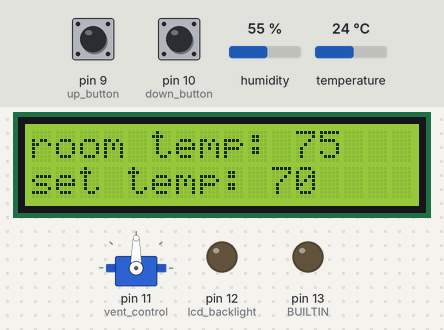
Bench run of a sketch on a simulated Arduino Nano, built with avr-gcc and run on an emulated ATmega328P. Parts: 16×2 character LCD, servo, output pins drawn as LEDs (lit = HIGH). The inputs (shaded band) are chosen by the test bench; at power-on: pin 9 (up_button) HIGH, pin 10 (down_button) HIGH, humidity 55 %, temperature 24 °C. Pins used as bus, display or sensor lines are not drawn.

Above: at 4.2 s.
4.3 s: pin 9 (up_button) pulled LOW for 1 s
At 6.3 s:
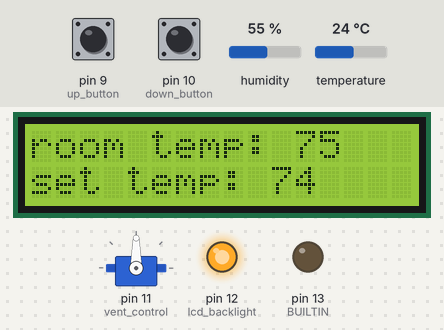
6.9 s: pin 10 (down_button) pulled LOW for 1 s
At 8.8 s:
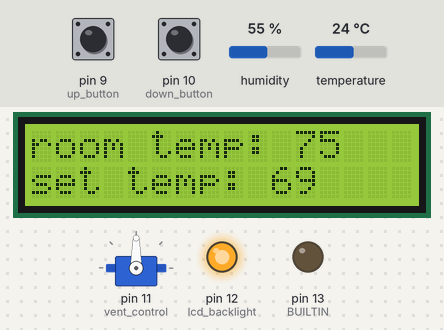
9.4 s: pin 10 (down_button) pulled LOW for 0.15 s
11.1 s: pin 9 (up_button) pulled LOW for 3.2 s
At 38.3 s:
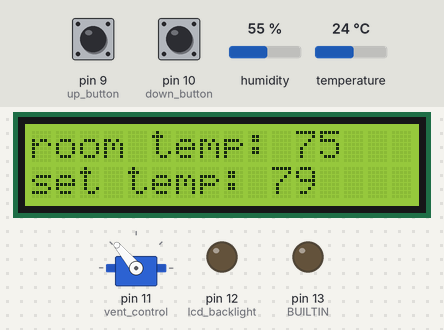
Timing chart, 0 to 39.3 s (numbered marks = the images above; inputs shaded):
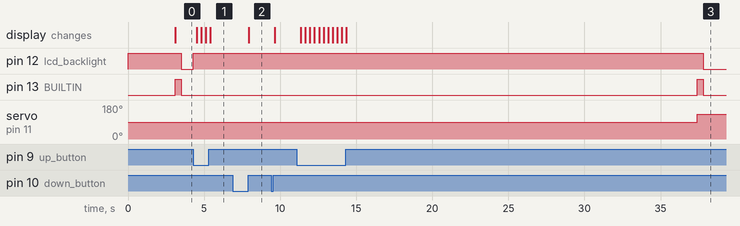

The sketch:

vent-thermostat_code.ino
```cpp
// Vent thermostat project

// Author: Holden Meador
// Produced 9-30-2020
// Check out my githup page @kerbalpro  also, HI MOM!

//This code should be used with a micro processor of your
//choice (I used a nano), a lcd display, POT, a DHT11 sensor, and some form of
//power supply etc. anker battery bank.

//  **** NOTE: I am not a pro at coding as you will see bellow, good thing this is completly open source! *****


#include "DHT.h"                                     //just checked these out at the library ;)
#include "LiquidCrystal.h"
#include <Servo.h>

#define DHTPIN 2
#define DHTTYPE DHT11

DHT dht(DHTPIN, DHTTYPE);
Servo vent_control;

LiquidCrystal lcd(3, 4, 5, 6, 7, 8);                  //lcd pinnout

int set_temp = 70;                                     //This is the default set temp on start, set it to what u like
const int up_button = 9;                               //pin  of button to increase set temp
const int down_button = 10;                            //pin of button to decrease set temp
const int low_temp_range = 1;                          //set to prevent over correction of temp adjustment
const int high_temp_range = 1;                         //set to prevent under correction of temp adjustment
const int BUILTIN = 13;                                //on board LED status
const int lcd_backlight = 12;                          //pin of backlight for lcd
const int lcd_contrast = 19;                           //pin of contrast for lcd

void setup() {                                         //on start...

  pinMode(BUILTIN, OUTPUT);
  pinMode(up_button, INPUT_PULLUP);
  pinMode(down_button, INPUT_PULLUP);
  pinMode(lcd_backlight, OUTPUT);
  pinMode(lcd_contrast, OUTPUT);
  digitalWrite(lcd_contrast, LOW);
  digitalWrite(lcd_backlight, HIGH);
  dht.begin();
  lcd.begin(0, 2);
  lcd.print("Loading...");

  vent_control.attach(11);
  vent_control.write(90);

  delay(3000);
  lcd.clear();


}

void loop() {                                           //prepair to feel the cringe all software engineers


  int f = dht.readTemperature(true);
  digitalWrite(BUILTIN, HIGH);
  lcd.setCursor(0, 0);
  lcd.print("room temp: ");
  lcd.setCursor(11, 0);
  lcd.print(f);

  lcd.setCursor(0, 1);
  lcd.print("set temp: ");
  lcd.setCursor(10, 1);
  lcd.print(set_temp);


  if (f + high_temp_range > set_temp) {

    vent_control.attach(11);
    vent_control.write(90);                              //adjust to needed value for OPEN angle
  }

  else if (f - low_temp_range < set_temp) {              //adjust to needed value for CLOSED angle
    vent_control.attach(11);
    vent_control.write(130);
  }
  delay(400);                                            //adjust to give relay time to move to angle
  digitalWrite(BUILTIN, LOW);
  digitalWrite(lcd_backlight, LOW);
  digitalWrite(lcd_contrast, HIGH);

  for (int count = 0; count < 300; count++) {            //Where the magic happens

    if (digitalRead(up_button) == LOW) {
      set_temp = set_temp + 1;
      digitalWrite(lcd_backlight, HIGH);
      digitalWrite(lcd_contrast, LOW);
      delay(200);
    }

    if (digitalRead(down_button) == LOW) {
      set_temp = set_temp - 1;
      digitalWrite(lcd_backlight, HIGH);
      digitalWrite(lcd_contrast, LOW);
      delay(200);
    }
    else {
      lcd.setCursor(11, 0);
      lcd.print(f);
      lcd.setCursor(10, 1);
      lcd.print(set_temp);
      delay(100);
      vent_control.detach();
    }


  }
}

//long live the kerbals!
```

Measured:
- after the input at 4.3 s, pin 12 (lcd_backlight): LOW → HIGH at once; the display: first changes after 0.20 s (image 1 shows a later state)
- after the input at 6.9 s, the display: changes after 1.0 s (image 2)
- after the input at 11.1 s, pin 12 (lcd_backlight): HIGH → LOW after 26.7 s instead of 24.5 s; servo on pin 11 (vent_control): 90° → 130° after 26.3 s; the display: first changes after 0.25 s (image 3 shows a later state)
